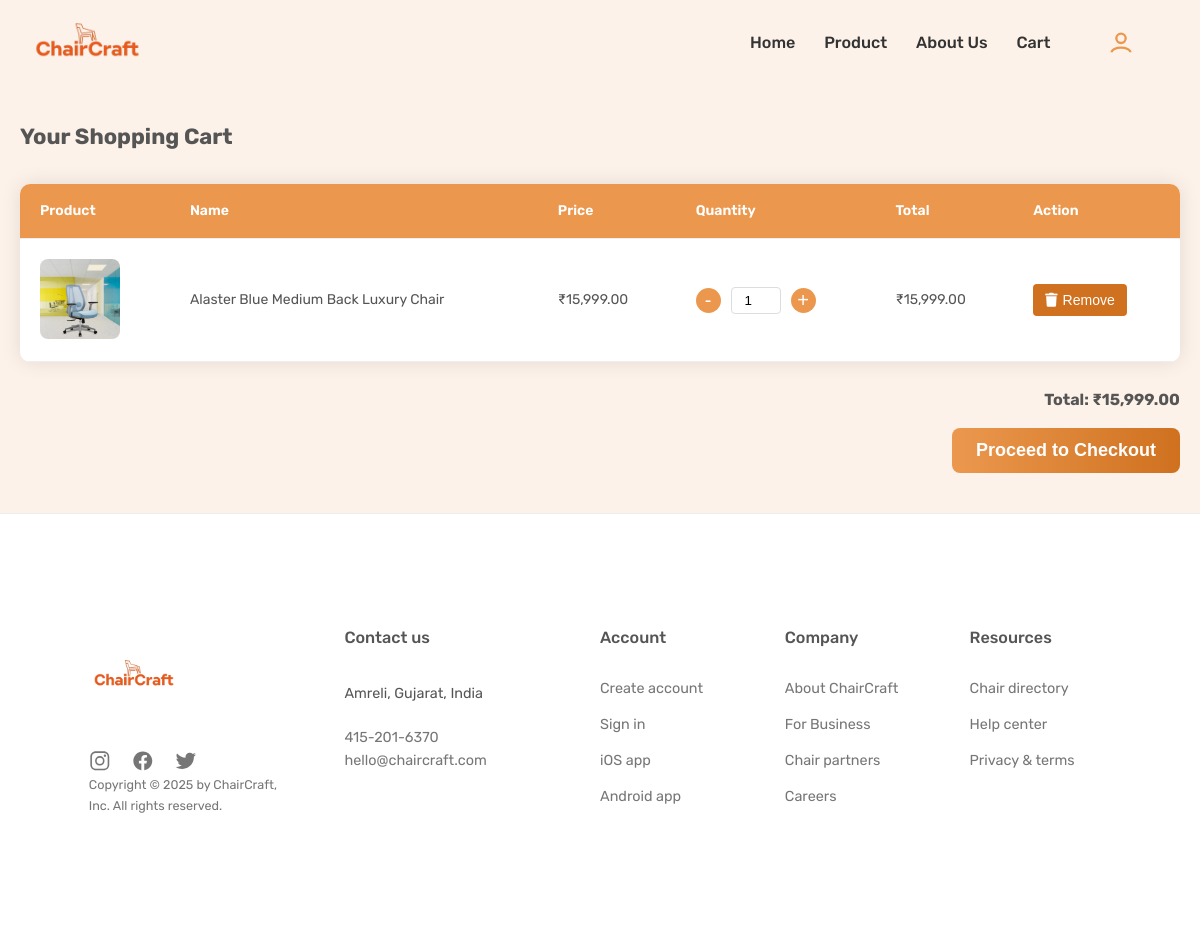
Screenshot of /cart.php (signed in) with the database file from the repository.
### tables this page shows
CREATE TABLE `cart` (
  `id` int(11) NOT NULL,
  `user_id` int(11) NOT NULL,
  `product_id` int(11) NOT NULL,
  `quantity` int(11) NOT NULL DEFAULT 1,
  `created_at` timestamp NOT NULL DEFAULT current_timestamp(),
  `updated_at` timestamp NOT NULL DEFAULT current_timestamp() ON UPDATE current_timestamp()
);

CREATE TABLE `products` (
  `id` int(11) NOT NULL,
  `name` varchar(100) NOT NULL,
  `description` text DEFAULT NULL,
  `price` decimal(10,2) NOT NULL,
  `stock` int(11) DEFAULT 0,
  `image` varchar(255) DEFAULT NULL,
  `category_id` int(11) DEFAULT NULL
);

### cart.php (the view, shortened to what this page needs)
<?php
require_once 'admin/config/db_con.php';
$user_id = $_SESSION['auth_user']['id'];
$cart_query = "SELECT c.*, p.name, p.price, p.image, p.stock
               FROM cart c
               JOIN products p ON c.product_id = p.id
               WHERE c.user_id = ?";
$stmt = $con->prepare($cart_query);
$stmt->bind_param("i", $user_id);
$stmt->execute();
$cart_items = $stmt->get_result();
$total = 0;
?>
<!DOCTYPE html>
<html lang="en">
<head>
    <link rel="stylesheet" href="styles/cart-style.css">
    <link rel="stylesheet" href="https://cdnjs.cloudflare.com/ajax/libs/font-awesome/5.15.4/css/all.min.css">
    </head>
<body>
    <?php require 'nav.php'; ?>
    <div class="body-color ">
    <div class="cart-container ">
        <h2 class="cart-header">Your Shopping Cart</h2>
        <?php if ($cart_items->num_rows > 0): ?>
            <table class="cart-table">
                <thead>
                    <tr>
                        <th>Product</th>
                        <th>Name</th>
                        <th>Price</th>
                        <th>Quantity</th>
                        <th>Total</th>
                        <th>Action</th>
                    </tr>
                </thead>
                <tbody>
                    <?php while ($item = $cart_items->fetch_assoc()):
                        $subtotal = $item['price'] * $item['quantity'];
                        $total += $subtotal;
                    ?>
                        <tr>
                            <td>
                                <img src="pic/<?php echo htmlspecialchars($item['image']); ?>"
                                     alt="<?php echo htmlspecialchars($item['name']); ?>"
                                     class="product-image">
                            </td>
                            <td class="product-name"><?php echo htmlspecialchars($item['name']); ?></td>
                            <td class="product-price">₹<?php echo number_format($item['price'], 2); ?></td>
                            <td>
                                <div class="quantity-controls">
                                    <button class="quantity-btn decrease" data-id="<?php echo $item['id']; ?>" data-price="<?php echo $item['price']; ?>">-</button>
                                    <input type="number" class="quantity-input" value="<?php echo $item['quantity']; ?>"
                                           min="1" max="<?php echo $item['stock'] + $item['quantity']; ?>"
                                           data-id="<?php echo $item['id']; ?>"
                                           data-price="<?php echo $item['price']; ?>">
                                    <button class="quantity-btn increase" data-id="<?php echo $item['id']; ?>" data-price="<?php echo $item['price']; ?>">+</button>
                                </div>
                            </td>
                            <td class="subtotal">₹<?php echo number_format($subtotal, 2); ?></td>
                            <td>
                                <button class="remove-btn" data-id="<?php echo $item['id']; ?>"
                                        data-product-id="<?php echo $item['product_id']; ?>"
                                        data-quantity="<?php echo $item['quantity']; ?>">
                                    <i class="fas fa-trash"></i> Remove
                                </button>
                            </td>
                        </tr>
                    <?php endwhile; ?>
                </tbody>
            </table>
            <div class="total-section">
                <h3 class="total">Total: ₹<?php echo number_format($total, 2); ?></h3>
                <form action="checkout.php" method="POST">
                    <button type="submit" class="checkout-btn">Proceed to Checkout</button>
                </form>
            </div>
        <?php else: ?>
            <p style="font-size:16px; margin-top:8px;">Your cart is empty. <a href="product.php">Continue shopping</a></p>
        <?php endif; ?>
    </div>
    </div>
    <?php require 'footer.php'; ?>
</body>
</html>

### styles/cart-style.css (style rules this page uses)
.body-color { background-color: #fdf2e9; }
.cart-container { max-width: 1200px; margin: 0 auto; padding: 40px 20px; }
.remove-btn { background: #cf711f; color: white; border: none; padding: 8px 12px; border-radius: 4px; cursor: pointer; transition: all 0.3s; display: flex; align-items: center; gap: 5px; font-size: 14px; }
.cart-table { width: 100%; border-collapse: collapse; margin-top: 26px; background: white; border-radius: 10px; overflow: hidden; box-shadow: 0 0 20px rgba(0, 0, 0, 0.1); }
.quantity-controls { display: flex; align-items: center; justify-content: flex-start; gap: 10px; }
.quantity-btn { background: #eb984e; color: white; border: none; width: 25px; height: 25px; border-radius: 50%; cursor: pointer; font-size: 20px; display: flex; align-items: center; justify-content: center; }
.quantity-input { width: 50px; text-align: center; border: 1px solid #ddd; border-radius: 4px; padding: 5px; }
.cart-table th, .cart-table td { padding: 20px; text-align: left; border-bottom: 1px solid #eee; }
.cart-table th { background-color: #eb984e; color: white; font-weight: 600; font-size: 14px; }
.product-image { width: 80px; height: 80px; object-fit: cover; border-radius: 8px; }
.checkout-btn { background: linear-gradient(90deg, #eb984e 0%, #cf711f 100%); color: white; border: none; padding: 12px 24px; border-radius: 8px; font-size: 18px; font-weight: 600; cursor: pointer; transition: all 0.3s; margin-top: 20px; }
.total-section { margin-top: 30px; font-size: 12px; text-align: right; }
.cart-header { font-size: 22px; padding-bottom: 10px; }
.product-price, .product-name, .subtotal, .remove-btn { font-size: 14px; }
.total { font-size: 16px; }

### styles/general.css (style rules this page uses)
* { padding: 0; margin: 0; box-sizing: border-box; }
html { font-size: 62.5%; overflow-x: hidden; }
body { font-family: "Rubik", sans-serif; line-height: 1; font-weight: 400; color: #555; overflow-x: hidden; }

### styles/queries.css (style rules this page uses)
@media (max-width: 75em) { html { font-size: 56.25%; } }

### rows the page displays
cart: product.image (picture), product.name "Alaster Blue Medium Back Luxury Chair", product.price "15,999.00", quantity "1", subtotal "15,999.00"

### other values shown
$total "15,999.00"
